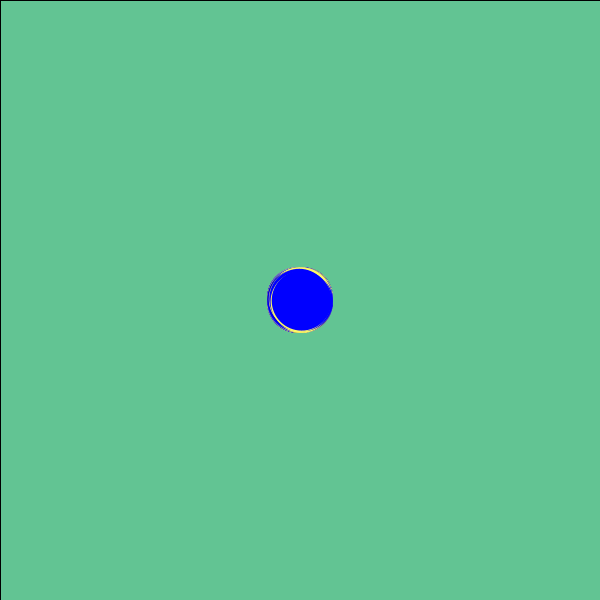
Frame 1 (no input)
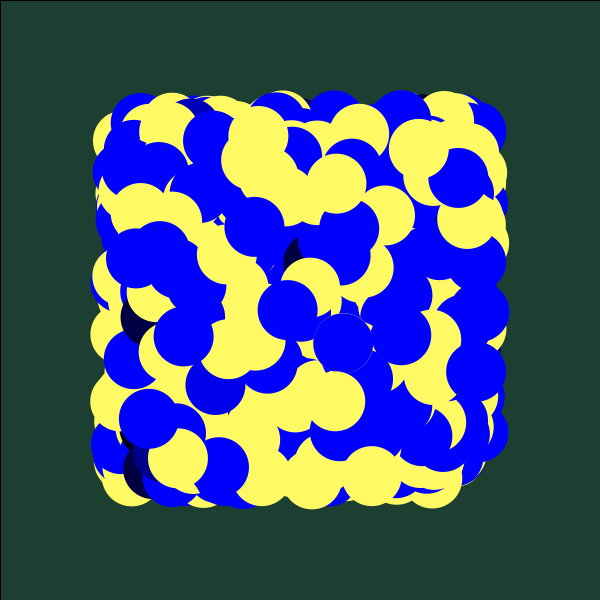
Frame 60 (the mouse pressed at the canvas centre just before this capture)
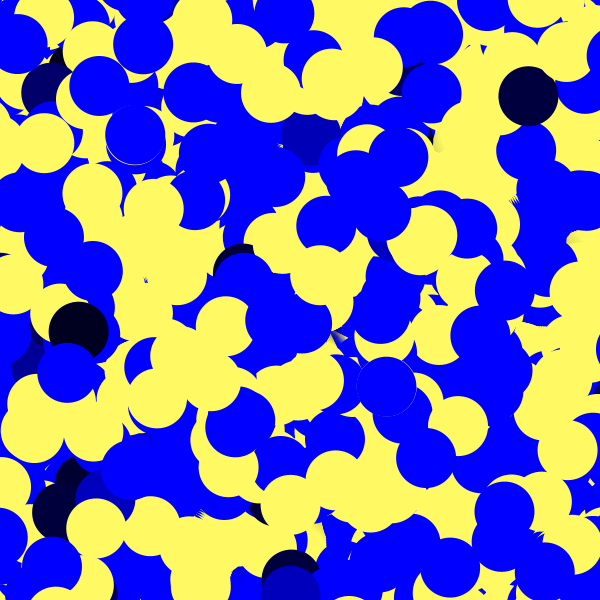
Frame 120 (the mouse held since frame 60 and released just before this capture)

The Processing sketch that drew these frames (run headless with seeded random() and noise(); from frame 60 on, the mouse is pressed at the canvas centre):

// Processing sketch: processing_187367
// ── processing_187367.pde

class Agente
{
  PVector pos;
  PVector vel;
  
  
  Agente(PVector start) {
    pos=start.get();
    vel=new PVector(random(-3,3),random(-3,3) );
  }
  
  void update(){
    if(1<0){
      vel = new PVector(random(-3,3),random(-3,3));
    }
    pos.add(vel);
    if(pos.dist(centro)>400){
      vel.mult(-1);
    }
  }
  
  void display(){
noStroke();
    fill(285,250,100);
    ellipse(pos.y,pos.x,60,60);
    rectMode(CENTER);
    fill(0,0,random(2500));
    ellipse(pos.x,pos.y,60,60);  

  }
}
  
    Agente[] agenti = new Agente[500];
    PVector centro;
 
    void setup()
    {
      size(600,600);
      background(100,200,150);
      smooth();
      centro = new PVector(width/2,height/2);
      
      
      for(int i=0; i<agenti.length; i++){
        agenti[i] = new Agente(centro);
      }
    }
    void draw()
    {
      fill(0,5);
      rectMode(CORNER);
      rect(0,0,600,600);
      for(Agente a : agenti){
        a.update();
        a.display();
      }
    }
